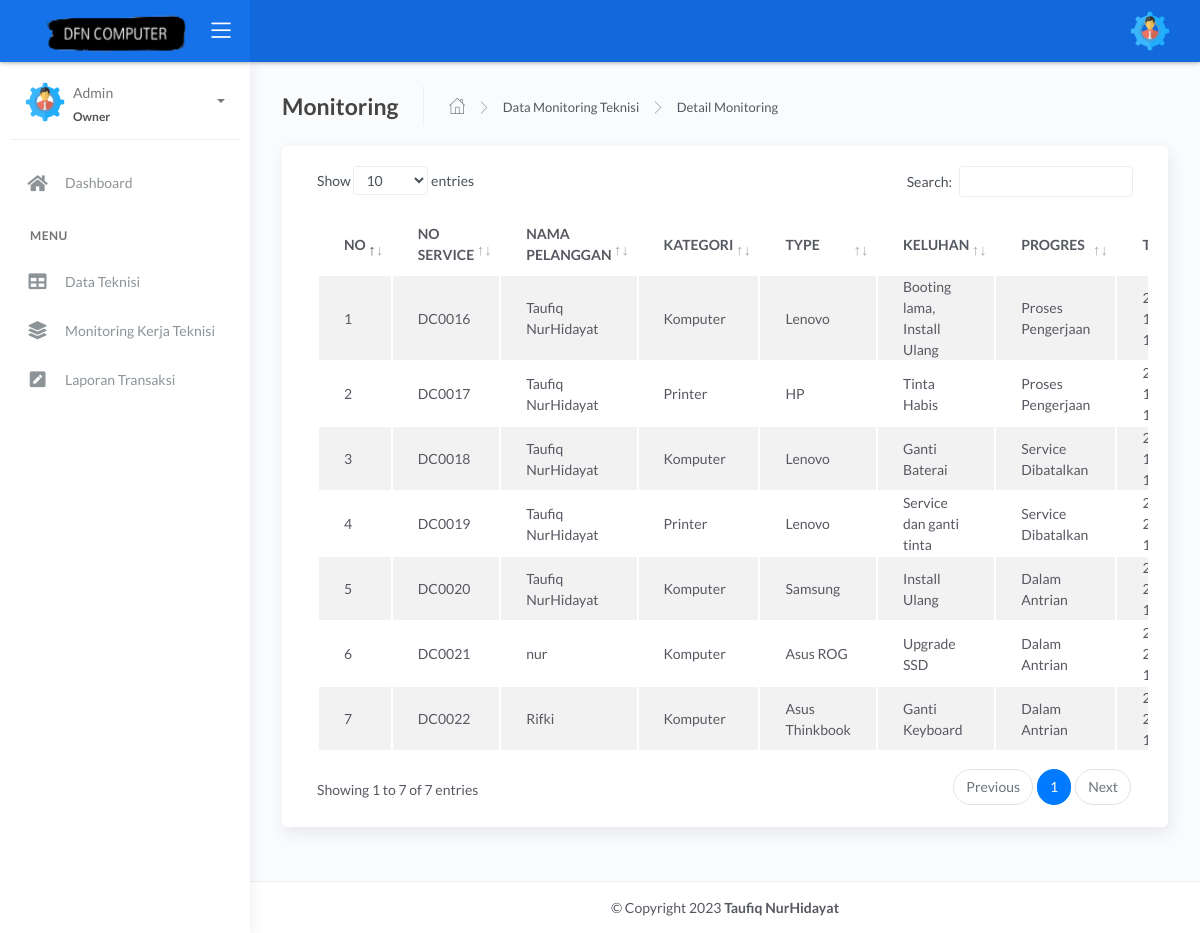
Before: /admin/owner/detmonitoring_teknisi.php (signed in) with the older database file.
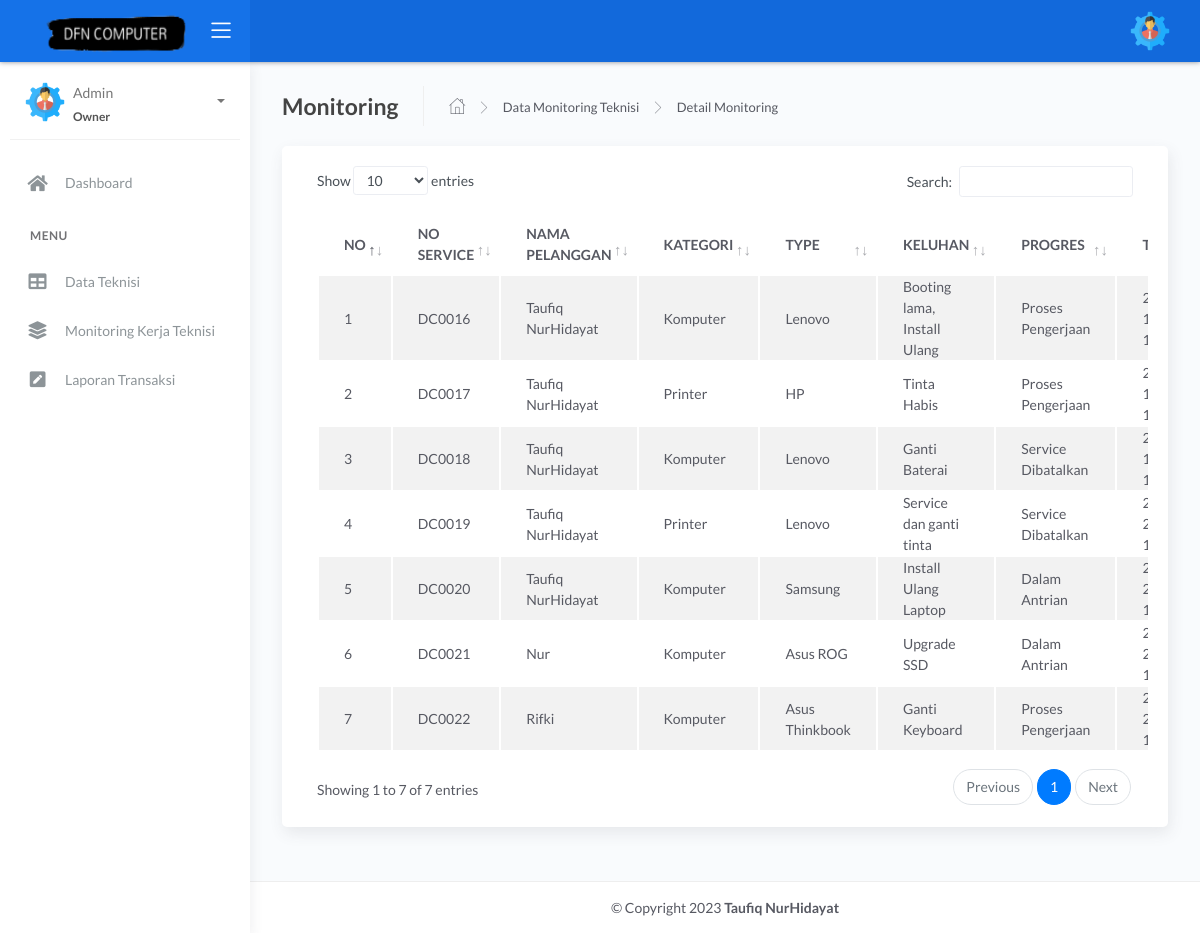
After: the same page with the newer database file.
### tables this page shows
CREATE TABLE `service` (
  `no_service` int(11) NOT NULL,
  `id_pelanggan` int(11) NOT NULL,
  `kategori` varchar(255) NOT NULL,
  `type` varchar(255) NOT NULL,
  `keluhan` text NOT NULL,
  `tanggal` datetime DEFAULT current_timestamp(),
  `progres` varchar(255) NOT NULL,
  `keterangan` varchar(255) NOT NULL
);

CREATE TABLE `pelanggan` (
  `id_pelanggan` int(10) NOT NULL,
  `nama` varchar(100) NOT NULL,
  `password` varchar(100) NOT NULL,
  `hp` varchar(25) NOT NULL,
  `email` varchar(100) NOT NULL,
  `jk` varchar(100) NOT NULL,
  `alamat` varchar(255) NOT NULL,
  `status` varchar(255) NOT NULL
);

### admin/owner/detmonitoring_teknisi.php (the view, shortened to what this page needs)
<?php include 'header.php';
?>
<div class="main-panel">
    <div class="content">
        <div class="page-inner ">
            <div class="page-header">
                <h4 class="page-title">Monitoring</h4>
                <ul class="breadcrumbs">
                    <li class="nav-home">
                        <a href="index.php">
                            <i class="flaticon-home"></i>
                        </a>
                    </li>
                    <li class="separator">
                        <i class="flaticon-right-arrow"></i>
                    </li>
                    <li class="nav-item">
                        <a href="monitoring_teknisi.php">Data Monitoring Teknisi</a>
                    </li>
                    <li class="separator">
                        <i class="flaticon-right-arrow"></i>
                    </li>
                    <li class="nav-item">
                        <a href="#">Detail Monitoring</a>
                    </li>
                </ul>
            </div>
            <div class="row ">
                <div class="col-md-12">
                    <div class="card">
                        <div class="card-body">
                            <div class="table-responsive">
                                <table id="tablemonitoring" class="display table table-striped table-hover">
                                    <thead>
                                        <tr>
                                            <th style="width: 1%">NO</th>
                                            <th>NO SERVICE</th>
                                            <th>NAMA PELANGGAN</th>
                                            <th>KATEGORI</th>
                                            <th>TYPE</th>
                                            <th>KELUHAN</th>
                                            <th>PROGRES</th>
                                            <th>TANGGAL</th>
                                        </tr>
                                    </thead>
                                    <tbody>
                                        <?php
                                        include '../../koneksi.php';
                                        $no = 1;
                                        $data = mysqli_query($koneksi, "SELECT * FROM service JOIN pelanggan on pelanggan.id_pelanggan = service.id_pelanggan");
                                        while ($d = mysqli_fetch_array($data)) {
                                        ?>
                                            <tr>
                                                <td><?php echo $no++; ?></td>
                                                <td>DC00<?php echo $d['no_service']; ?></td>
                                                <td><?php echo $d['nama']; ?></td>
                                                <td><?php echo $d['kategori']; ?></td>
                                                <td><?php echo $d['type']; ?></td>
                                                <td><?php echo $d['keluhan']; ?></td>
                                                <td><?php echo $d['progres']; ?> </td>
                                                <td><?php echo $d['tanggal']; ?> </td>
                                                <td>
                                                <?php
                                            }
                                                ?>
                                                </td>
                                            </tr>
                                    </tbody>
                                </table>
                            </div>
                        </div>
                    </div>
                </div>
            </div>
        </div>
    </div>
    <?php include 'footer.php'; ?>
</div>

Changed rows visible on the page:
changed service "Samsung": keluhan "Install Ulang" → "Install Ulang Laptop"
changed through a linked row, service "Asus ROG": id_pelanggan.nama "nur" → "Nur"
changed service "Asus Thinkbook": progres "Dalam Antrian" → "Proses Pengerjaan"
